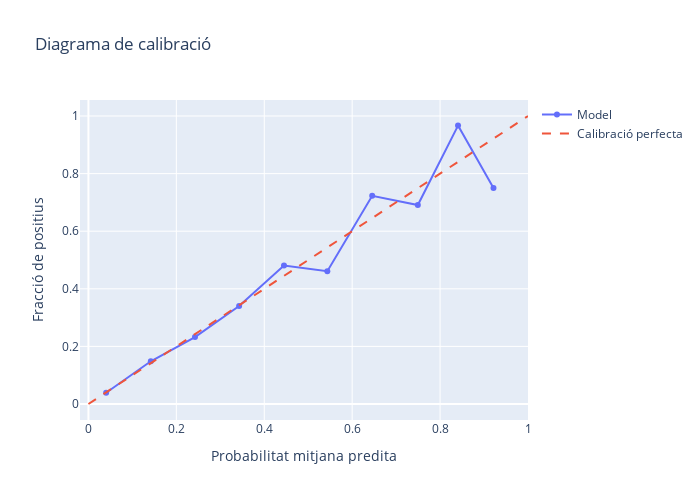

Notebook code for this chart:
### Markdown cell above
### 11. Calibration diagram

### Code cell
# 1) Obtener probabilidades predichas en test (ajuste manual de penaltis aplicado)
y_prob = final_pipeline.predict_proba(X_test)[:, 1]
penalty_mask = X_test['shot_type_id'] == 88  # PENALTY_ID
y_prob[penalty_mask] = 0.75

# 2) Calcular puntos de calibración
frac_of_pos, mean_predicted_value = calibration_curve(y_test, y_prob, n_bins=10)

# 3) Dibujar con Plotly
fig = go.Figure()
fig.add_trace(go.Scatter(
    x=mean_predicted_value,
    y=frac_of_pos,
    mode='lines+markers',
    name='Model'
))
fig.add_trace(go.Scatter(
    x=[0, 1],
    y=[0, 1],
    mode='lines',
    line=dict(dash='dash'),
    name='Calibració perfecta'
))
fig.update_layout(
    title="Diagrama de calibració",
    xaxis_title="Probabilitat mitjana predita",
    yaxis_title="Fracció de positius",
    width=700,
    height=500
)
fig.show()

### Figure 1 — Plotly figure (JSON) as saved in the notebook; plotly's stock layout.template omitted (floating-point values rounded to 4 significant figures)
{"data": [{"mode": "lines+markers", "name": "Model", "type": "scatter", "x": [0.04031, 0.1419, 0.2424, 0.3428, 0.4449, 0.5435, 0.6456, 0.7494, 0.8408, 0.9215], "y": [0.03924, 0.1484, 0.2324, 0.3402, 0.4811, 0.4608, 0.7231, 0.6908, 0.9667, 0.75]}, {"line": {"dash": "dash"}, "mode": "lines", "name": "Calibració perfecta", "type": "scatter", "x": [0, 1], "y": [0, 1]}], "layout": {"height": 500, "title": {"text": "Diagrama de calibració"}, "width": 700, "xaxis": {"title": {"text": "Probabilitat mitjana predita"}}, "yaxis": {"title": {"text": "Fracció de positius"}}}}
